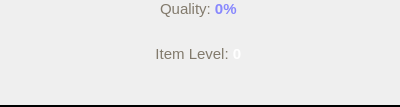
                 <widget class="QFrame" name="item_affix_frame">
                  <property name="sizePolicy">
                   <sizepolicy hsizetype="Fixed" vsizetype="Preferred">
                    <horstretch>0</horstretch>
                    <verstretch>0</verstretch>
                   </sizepolicy>
                  </property>
                  <property name="minimumSize">
                   <size>
                    <width>400</width>
                    <height>0</height>
                   </size>
                  </property>
                  <property name="maximumSize">
                   <size>
                    <width>400</width>
                    <height>16777215</height>
                   </size>
                  </property>
                  <layout class="QVBoxLayout" name="item_properties_layout">
                   <property name="spacing">
                    <number>0</number>
                   </property>
                   <property name="sizeConstraint">
                    <enum>QLayout::SetDefaultConstraint</enum>
                   </property>
                   <property name="leftMargin">
                    <number>0</number>
                   </property>
                   <property name="topMargin">
                    <number>0</number>
                   </property>
                   <property name="rightMargin">
                    <number>0</number>
                   </property>
                   <property name="bottomMargin">
                    <number>0</number>
                   </property>
                   <item alignment="Qt::AlignVCenter">
                    <widget class="QWidget" name="item_properties_container" native="true">
                     <property name="sizePolicy">
                      <sizepolicy hsizetype="Fixed" vsizetype="Preferred">
                       <horstretch>0</horstretch>
                       <verstretch>0</verstretch>
                      </sizepolicy>
                     </property>
                     <property name="minimumSize">
                      <size>
                       <width>400</width>
                       <height>0</height>
                      </size>
                     </property>
                     <property name="maximumSize">
                      <size>
                       <width>400</width>
                       <height>16777215</height>
                      </size>
                     </property>
                     <layout class="QVBoxLayout" name="verticalLayout_11">
                      <property name="spacing">
                       <number>0</number>
                      </property>
                      <property name="leftMargin">
                       <number>0</number>
                      </property>
                      <property name="topMargin">
                       <number>0</number>
                      </property>
                      <property name="rightMargin">
                       <number>0</number>
                      </property>
                      <property name="bottomMargin">
                       <number>0</number>
                      </property>
                      <item>
                       <widget class="QLabel" name="item_quality_label">
                        <property name="sizePolicy">
                         <sizepolicy hsizetype="Fixed" vsizetype="Minimum">
                          <horstretch>0</horstretch>
                          <verstretch>0</verstretch>
                         </sizepolicy>
                        </property>
                        <property name="minimumSize">
                         <size>
                          <width>400</width>
                          <height>0</height>
                         </size>
                        </property>
                        <property name="maximumSize">
                         <size>
                          <width>400</width>
                          <height>30</height>
                         </size>
                        </property>
                        <property name="text">
                         <string>&lt;p align=&quot;center&quot;&gt;&lt;span style=&quot; font-size:11pt; color:#827a6c;&quot;&gt;Quality:
                          &lt;/span&gt;
                          &lt;span style=&quot; font-size:11pt; font-weight:bold; color:#8787fe;&quot;&gt;0%&lt;/span&gt;&lt;/p&gt;
                         </string>
                        </property>
                        <property name="alignment">
                         <set>Qt::AlignCenter</set>
                        </property>
                        <property name="indent">
                         <number>0</number>
                        </property>
                       </widget>
                      </item>
                      <item alignment="Qt::AlignTop">
                       <widget class="QLabel" name="item_properties_label">
                        <property name="sizePolicy">
                         <sizepolicy hsizetype="Fixed" vsizetype="MinimumExpanding">
                          <horstretch>0</horstretch>
                          <verstretch>0</verstretch>
                         </sizepolicy>
                        </property>
                        <property name="minimumSize">
                         <size>
                          <width>400</width>
                          <height>0</height>
                         </size>
                        </property>
                        <property name="maximumSize">
                         <size>
                          <width>400</width>
                          <height>400</height>
                         </size>
                        </property>
                        <property name="styleSheet">
                         <string notr="true">QLabel{
                          color: #827a6c;
                          font-size: 14px;
                          padding: 2px 10px;
                          text-align: center;
                          margin-bottom: 5px ;
                          }
                         </string>
                        </property>
                        <property name="lineWidth">
                         <number>1</number>
                        </property>
                        <property name="textFormat">
                         <enum>Qt::RichText</enum>
                        </property>
                        <property name="scaledContents">
                         <bool>true</bool>
                        </property>
                        <property name="alignment">
                         <set>Qt::AlignHCenter|Qt::AlignTop</set>
                        </property>
                        <property name="margin">
                         <number>0</number>
                        </property>
                        <property name="indent">
                         <number>0</number>
                        </property>
                       </widget>
                      </item>
                      <item>
                       <widget class="QLabel" name="item_spacer_1">
                        <property name="sizePolicy">
                         <sizepolicy hsizetype="Fixed" vsizetype="Maximum">
                          <horstretch>0</horstretch>
                          <verstretch>0</verstretch>
                         </sizepolicy>
                        </property>
                        <property name="minimumSize">
                         <size>
                          <width>400</width>
                          <height>0</height>
                         </size>
                        </property>
                        <property name="maximumSize">
                         <size>
                          <width>400</width>
                          <height>2</height>
                         </size>
                        </property>
                        <property name="baseSize">
                         <size>
                          <width>0</width>
                          <height>0</height>
                         </size>
                        </property>
                        <property name="styleSheet">
                         <string notr="true">QLabel {
                          border-image: none;
                          }
                         </string>
                        </property>
                        <property name="text">
                         <string/>
                        </property>
                        <property name="textFormat">
                         <enum>Qt::RichText</enum>
                        </property>
                        <property name="pixmap">
                         <pixmap resource="../../assets/assets.qrc">:/images/images/item-sep.png</pixmap>
                        </property>
                        <property name="scaledContents">
                         <bool>false</bool>
                        </property>
                        <property name="alignment">
                         <set>Qt::AlignCenter</set>
                        </property>
                       </widget>
                      </item>
                     </layout>
                    </widget>
                   </item>
                   <item alignment="Qt::AlignVCenter">
                    <widget class="QWidget" name="item_requirements_container" native="true">
                     <property name="sizePolicy">
                      <sizepolicy hsizetype="Fixed" vsizetype="Fixed">
                       <horstretch>0</horstretch>
                       <verstretch>0</verstretch>
                      </sizepolicy>
                     </property>
                     <property name="minimumSize">
                      <size>
                       <width>400</width>
                       <height>0</height>
                      </size>
                     </property>
                     <property name="maximumSize">
                      <size>
                       <width>400</width>
                       <height>52</height>
                      </size>
                     </property>
                     <layout class="QVBoxLayout" name="verticalLayout_13">
                      <property name="spacing">
                       <number>0</number>
                      </property>
                      <property name="leftMargin">
                       <number>0</number>
                      </property>
                      <property name="topMargin">
                       <number>0</number>
                      </property>
                      <property name="rightMargin">
                       <number>0</number>
                      </property>
                      <property name="bottomMargin">
                       <number>0</number>
                      </property>
                      <item>
                       <widget class="QLabel" name="item_level_label">
                        <property name="sizePolicy">
                         <sizepolicy hsizetype="Fixed" vsizetype="Fixed">
                          <horstretch>0</horstretch>
                          <verstretch>0</verstretch>
                         </sizepolicy>
                        </property>
                        <property name="minimumSize">
                         <size>
                          <width>400</width>
                          <height>0</height>
                         </size>
                        </property>
                        <property name="maximumSize">
                         <size>
                          <width>400</width>
                          <height>20</height>
                         </size>
                        </property>
                        <property name="tabletTracking">
                         <bool>false</bool>
                        </property>
                        <property name="text">
                         <string>&lt;p align=&quot;center&quot;&gt;&lt;span style=&quot; font-size:11pt; color:#827a6c;&quot;&gt;Item
                          Level: &lt;/span&gt;
                          &lt;span style=&quot; font-size:11pt; font-weight:bold; color:#fff;&quot;&gt;0&lt;/span&gt;&lt;/p&gt;
                         </string>
                        </property>
                        <property name="alignment">
                         <set>Qt::AlignCenter</set>
                        </property>
                        <property name="indent">
                         <number>0</number>
                        </property>
                       </widget>
                      </item>
                      <item>
                       <widget class="QLabel" name="item_requirements_label">
                        <property name="sizePolicy">
                         <sizepolicy hsizetype="Fixed" vsizetype="Fixed">
                          <horstretch>0</horstretch>
                          <verstretch>0</verstretch>
                         </sizepolicy>
                        </property>
                        <property name="minimumSize">
                         <size>
                          <width>400</width>
                          <height>0</height>
                         </size>
                        </property>
                        <property name="maximumSize">
                         <size>
                          <width>400</width>
                          <height>25</height>
                         </size>
                        </property>
                        <property name="styleSheet">
                         <string notr="true">QLabel{
                          color: #827a6c;
                          padding: 2px 10px;
                          font-size: 14px;
                          line-height: 14px;
                          text-align: center;
                          margin: 0;
                          }
                         </string>
                        </property>
                        <property name="lineWidth">
                         <number>0</number>
                        </property>
                        <property name="midLineWidth">
                         <number>0</number>
                        </property>
                        <property name="textFormat">
                         <enum>Qt::RichText</enum>
                        </property>
                        <property name="scaledContents">
                         <bool>false</bool>
                        </property>
                        <property name="alignment">
                         <set>Qt::AlignCenter</set>
                        </property>
                        <property name="indent">
                         <number>0</number>
                        </property>
                       </widget>
                      </item>
                      <item alignment="Qt::AlignBottom">
                       <widget class="QLabel" name="item_spacer_2">
                        <property name="sizePolicy">
                         <sizepolicy hsizetype="Fixed" vsizetype="Maximum">
                          <horstretch>0</horstretch>
                          <verstretch>0</verstretch>
                         </sizepolicy>
                        </property>
                        <property name="minimumSize">
                         <size>
                          <width>400</width>
                          <height>0</height>
                         </size>
                        </property>
                        <property name="maximumSize">
                         <size>
                          <width>400</width>
                          <height>2</height>
                         </size>
                        </property>
                        <property name="baseSize">
                         <size>
                          <width>0</width>
                          <height>0</height>
                         </size>
                        </property>
                        <property name="styleSheet">
                         <string notr="true">QLabel {
                          border-image: none;
                          }
                         </string>
                        </property>
                        <property name="text">
                         <string/>
                        </property>
                        <property name="textFormat">
                         <enum>Qt::RichText</enum>
                        </property>
                        <property name="pixmap">
                         <pixmap resource="../../assets/assets.qrc">:/images/images/item-sep.png</pixmap>
                        </property>
                        <property name="scaledContents">
                         <bool>false</bool>
                        </property>
                        <property name="alignment">
                         <set>Qt::AlignCenter</set>
                        </property>
                       </widget>
                      </item>
                     </layout>
                    </widget>
                   </item>
                   <item alignment="Qt::AlignHCenter|Qt::AlignVCenter">
                    <widget class="QWidget" name="item_implicits_container" native="true">
                     <property name="enabled">
                      <bool>false</bool>
                     </property>
                     <property name="sizePolicy">
                      <sizepolicy hsizetype="Fixed" vsizetype="Preferred">
                       <horstretch>0</horstretch>
                       <verstretch>0</verstretch>
                      </sizepolicy>
                     </property>
                     <property name="minimumSize">
                      <size>
                       <width>400</width>
                       <height>0</height>
                      </size>
                     </property>
                     <property name="maximumSize">
                      <size>
                       <width>400</width>
                       <height>50</height>
                      </size>
                     </property>
                     <layout class="QVBoxLayout" name="verticalLayout_18">
                      <property name="spacing">
                       <number>0</number>
                      </property>
                      <property name="leftMargin">
                       <number>0</number>
                      </property>
                      <property name="topMargin">
                       <number>0</number>
                      </property>
                      <property name="rightMargin">
                       <number>0</number>
                      </property>
                      <property name="bottomMargin">
                       <number>0</number>
                      </property>
                      <item>
                       <widget class="QLabel" name="item_implicits_label">
                        <property name="enabled">
                         <bool>false</bool>
                        </property>
                        <property name="sizePolicy">
                         <sizepolicy hsizetype="Fixed" vsizetype="Preferred">
                          <horstretch>0</horstretch>
                          <verstretch>0</verstretch>
                         </sizepolicy>
                        </property>
                        <property name="minimumSize">
                         <size>
                          <width>400</width>
                          <height>0</height>
                         </size>
                        </property>
                        <property name="maximumSize">
                         <size>
                          <width>400</width>
                          <height>50</height>
                         </size>
                        </property>
                        <property name="styleSheet">
                         <string notr="true">QLabel{
                          color: #8787fe;
                          padding: 2px 10px;
                          font-size: 14px;
                          line-height: 14px;
                          text-align: center;
                          margin: 0;
                          }
                         </string>
                        </property>
                        <property name="lineWidth">
                         <number>1</number>
                        </property>
                        <property name="text">
                         <string/>
                        </property>
                        <property name="textFormat">
                         <enum>Qt::RichText</enum>
                        </property>
                        <property name="alignment">
                         <set>Qt::AlignHCenter|Qt::AlignTop</set>
                        </property>
                        <property name="wordWrap">
                         <bool>true</bool>
                        </property>
                       </widget>
                      </item>
                     </layout>
                    </widget>
                   </item>
                   <item>
                    <widget class="QLabel" name="item_spacer_3">
                     <property name="enabled">
                      <bool>false</bool>
                     </property>
                     <property name="sizePolicy">
                      <sizepolicy hsizetype="Fixed" vsizetype="Maximum">
                       <horstretch>0</horstretch>
                       <verstretch>0</verstretch>
                      </sizepolicy>
                     </property>
                     <property name="minimumSize">
                      <size>
                       <width>400</width>
                       <height>0</height>
                      </size>
                     </property>
                     <property name="maximumSize">
                      <size>
                       <width>400</width>
                       <height>2</height>
                      </size>
                     </property>
                     <property name="baseSize">
                      <size>
                       <width>0</width>
                       <height>0</height>
                      </size>
                     </property>
                     <property name="styleSheet">
                      <string notr="true">QLabel {
                       border-image: none;
                       background-color: rgb(0, 0, 0);
                       }
                      </string>
                     </property>
                     <property name="text">
                      <string/>
                     </property>
                     <property name="textFormat">
                      <enum>Qt::RichText</enum>
                     </property>
                     <property name="pixmap">
                      <pixmap resource="../../assets/assets.qrc">:/images/images/item-sep.png</pixmap>
                     </property>
                     <property name="scaledContents">
                      <bool>false</bool>
                     </property>
                     <property name="alignment">
                      <set>Qt::AlignCenter</set>
                     </property>
                    </widget>
                   </item>
                  </layout>
                 </widget>
